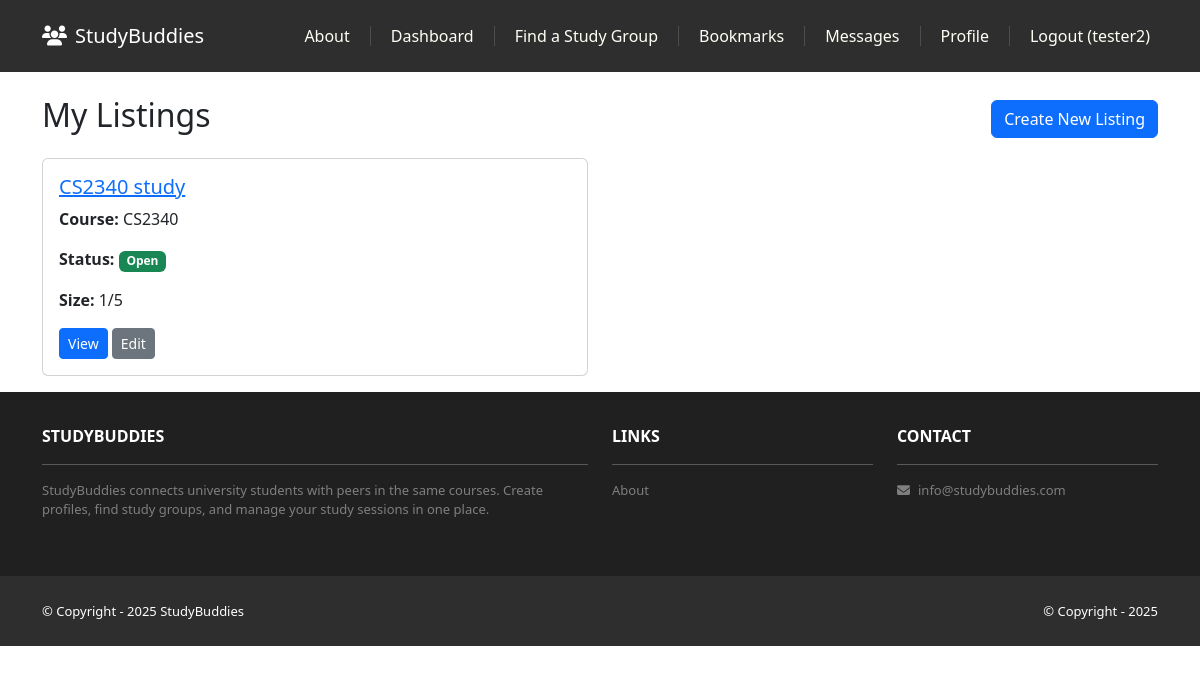
/buddies/my/ (signed in), run on the app's committed database.
### buddies/models.py (models this page shows, shortened)
class BuddyListing(models.Model):
    MODALITY_CHOICES = [
        ("in_person", "In-person"),
        ("online", "Online"),
        ("hybrid", "Hybrid"),
    ]
    CADENCE_CHOICES = [
        ("one_off", "One-off"),
        ("weekly", "Weekly"),
    ]
    WEEKDAY_CHOICES = [
        ("mon", "Mon"),
        ("tue", "Tue"),
        ("wed", "Wed"),
        ("thu", "Thu"),
        ("fri", "Fri"),
        ("sat", "Sat"),
        ("sun", "Sun"),
    ]
    JOIN_POLICY_CHOICES = [
        ("owner_approve", "Owner approves"),
        ("auto_accept", "Auto-accept"),
    ]
    VISIBILITY_CHOICES = [
        ("same_school", "Same-school"),
        ("public", "Public"),
    ]
    STATUS_CHOICES = [
        ("open", "Open"),
        ("filled", "Filled"),
        ("cancelled", "Cancelled"),
    ]
    owner = models.ForeignKey(settings.AUTH_USER_MODEL, on_delete=models.CASCADE, related_name="listings")
    university = models.ForeignKey(University, on_delete=models.CASCADE, related_name="listings")
    course = models.ForeignKey(Course, on_delete=models.PROTECT, related_name="listings")
    course_code_text = models.CharField(max_length=20, blank=True, help_text="Fallback if course missing")
    title = models.CharField(max_length=120)
    description = models.TextField()
    modality = models.CharField(max_length=10, choices=MODALITY_CHOICES, default="in_person")
    location = models.ForeignKey(Location, on_delete=models.SET_NULL, null=True, blank=True, related_name="listings")
    meeting_link = models.URLField(blank=True, help_text="For online/hybrid; members only")
    capacity = models.PositiveSmallIntegerField(default=5)
    current_size = models.PositiveSmallIntegerField(default=1, help_text="Owner included; keep in sync")
    cadence = models.CharField(max_length=10, choices=CADENCE_CHOICES, default="weekly")
    weekday = models.CharField(max_length=3, choices=WEEKDAY_CHOICES, blank=True, help_text="Weekly only")
    start_time = models.TimeField(blank=True, null=True)
    end_time = models.TimeField(blank=True, null=True)
    tags = models.CharField(max_length=200, blank=True, help_text="Comma-separated tags: midterm 1, op-amps")
    join_policy = models.CharField(max_length=15, choices=JOIN_POLICY_CHOICES, default="owner_approve")
    visibility = models.CharField(max_length=15, choices=VISIBILITY_CHOICES, default="same_school")
    status = models.CharField(max_length=10, choices=STATUS_CHOICES, default="open", db_index=True)
    slug = models.SlugField(unique=True, blank=True)
    created_at = models.DateTimeField(auto_now_add=True)
    updated_at = models.DateTimeField(auto_now=True)
    class Meta:
        indexes = [
            Index(fields=["university", "status", "created_at"]),
            Index(fields=["course", "status"]),
        ]
        ordering = ['-created_at']

### profiles/models.py (models this page shows, shortened)
class Course(models.Model):
    university = models.ForeignKey(University, on_delete=models.CASCADE, related_name="courses")
    code = models.CharField(max_length=20, help_text="e.g., CS 2340")
    name = models.CharField(max_length=200)
    slug = models.SlugField()
    is_active = models.BooleanField(default=True)
    created_at = models.DateTimeField(auto_now_add=True)
    class Meta:
        unique_together = ("university", "code")
        indexes = [
            Index(fields=["university", "code"]),
        ]
        ordering = ['code']

### buddies/views.py (the view)
# urls.py: path('my/', views.MyListingsView.as_view(), name='my_listings'),
class MyListingsView(LoginRequiredMixin, ListView):
    template_name = 'buddies/my_listings.html'
    context_object_name = 'listings'
    def get_context_data(self, **kwargs):
        context = super().get_context_data(**kwargs)
        if context is None:
            context = {}
        context['template_data'] = {'title': 'My Listings'}
        return context
    def get_queryset(self):
        return BuddyListing.objects.filter(
            owner=self.request.user
        ).select_related(
            'course',
            'university',
            'location'
        ).order_by('-created_at')

### accounts/templatetags/account_tags.py (called while the page is built)
@register.filter(name='has_profile')
def has_profile(user):
    if not getattr(user, 'is_authenticated', False):
        return False
    try:
        profile = user.profile
        return True
    except Exception:
        return False

### buddies/templates/buddies/my_listings.html
{% extends 'base.html' %}
{% block content %}
<div class="container mt-4">
    <div class="d-flex justify-content-between align-items-center mb-3">
        <h2>My Listings</h2>
        <a href="{% url 'buddies:listing_create' %}" class="btn btn-primary">Create New Listing</a>
    </div>
    {% if listings %}
    <div class="row">
        {% for listing in listings %}
        <div class="col-md-6 mb-3">
            <div class="card">
                <div class="card-body">
                    <h5><a href="{% url 'buddies:listing_detail' slug=listing.slug %}">{{ listing.title }}</a></h5>
                    <p><strong>Course:</strong> {{ listing.course.code }}</p>
                    <p><strong>Status:</strong> <span class="badge bg-{% if listing.status == 'open' %}success{% elif listing.status == 'filled' %}warning{% else %}danger{% endif %}">{{ listing.get_status_display }}</span></p>
                    <p><strong>Size:</strong> {{ listing.current_size }}/{{ listing.capacity }}</p>
                    <a href="{% url 'buddies:listing_detail' slug=listing.slug %}" class="btn btn-sm btn-primary">View</a>
                    <a href="{% url 'buddies:listing_edit' slug=listing.slug %}" class="btn btn-sm btn-secondary">Edit</a>
                </div>
            </div>
        </div>
        {% endfor %}
    </div>
    {% else %}
    <p>You haven't created any listings yet.</p>
    <a href="{% url 'buddies:listing_create' %}" class="btn btn-primary">Create Your First Listing</a>
    {% endif %}
</div>
{% endblock content %}

### studybuddies/templates/base.html (shortened to what this page needs)
<!DOCTYPE html>
<html>
    {% load static %}
    {% load account_tags %}
    <head>
        <link href="https://cdn.jsdelivr.net/npm/bootstrap@5.3.3/dist/css/bootstrap.min.css" rel="stylesheet">
        <link rel="stylesheet" href="https://cdnjs.cloudflare.com/ajax/libs/font-awesome/6.1.1/css/all.min.css">
        <link rel="stylesheet" type="text/css" href="{% static 'css/style.css' %}">
    </head>
    <body>
        <nav class="p-3 navbar navbar-dark bg-dark navbar-expand-lg">
            <div class="container">
                <a class="navbar-brand" href="{% url 'home:index' %}">
                    <i class="fas fa-users me-2"></i>StudyBuddies
                </a>
                <div class="collapse navbar-collapse" id="navbarNavAltMarkup">
                    <div class="navbar-nav ms-auto navbar-ml">
                        <a class="nav-link" href="{% url 'home:about' %}">About</a>
                        {% if user.is_authenticated %}
                            <a class="nav-link" href="{% url 'home:dashboard' %}">Dashboard</a>
                            <a class="nav-link" href="{% url 'buddies:listing_search' %}">Find a Study Group</a>
                            <a class="nav-link" href="{% url 'buddies:my_bookmarks' %}">Bookmarks</a>
                            <a class="nav-link" href="{% url 'buddies:my_inbox' %}">Messages</a>
                            {% if user|has_profile %}
                                <a class="nav-link" href="{% url 'profiles:profiles.detail' %}">Profile</a>
                            {% else %}
                                <a class="nav-link" href="{% url 'profiles:profiles.create' %}">Create Profile</a>
                            {% endif %}
                            <a class="nav-link" href="{% url 'accounts:logout' %}">Logout ({{ user.username }})</a>
                        {% else %}
                            <a class="nav-link" href="{% url 'accounts:login' %}">Login</a>
                            <span class="nav-separator"></span>
                            <a class="nav-link" href="{% url 'accounts:signup' %}">Sign Up</a>
                        {% endif %}
                    </div>
                </div>
            </div>
        </nav>
        <div>
            {% block content %}
            {% endblock content %}
        </div>
        <section class="p-3 ms-footer d-none d-md-block">
            <div class="container">
                <div class="row mt-3 text-white">
                    <div class="col-md-6 col-lg-6 col-xl-6 mx-auto mb-4">
                        <b>STUDYBUDDIES</b>
                        <hr />
                        <p>
                            StudyBuddies connects university students with peers in the same courses.
                            Create profiles, find study groups, and manage your study sessions in one place.
                        </p>
                    </div>
                    <div class="col-md-3 col-lg-3 col-xl-3 mx-auto mb-4">
                        <b>LINKS</b>
                        <hr />
                        <p><a class="nav-link" href="{% url 'home:about' %}">About</a></p>
                    </div>
                    <div class="col-md-3 col-lg-3 col-xl-3 mx-auto mb-4">
                        <b>CONTACT</b>
                        <hr />
                        <p><i class="fas fa-envelope me-2"></i>info@studybuddies.com</p>
                    </div>
                </div>
            </div>
        </section>
        <section class="p-3 ms-footer-bottom bg-dark">
            <div class="container d-flex justify-content-between">
                <div class="me-5 text-white">
                    <span>© Copyright - 2025 StudyBuddies</span>
                </div>
                <div class="text-white">
                    <span>© Copyright - 2025</span>
                </div>
            </div>
        </section>
    </body>
</html>

### studybuddies/static/css/style.css (style rules this page uses)
.navbar a.nav-link { color: #FFFEF6 !important; }
.navbar .navbar-nav { align-items: center; display: flex; }
.bg-dark { background-color: #2E2E2E !important; }
.ms-footer { background-color: #202020; }
.ms-footer p { color: #7F7F7F; font-size: 13px; }
.ms-footer-bottom span { font-size: 13px; line-height: 38px; }

### data on the page
BuddyListing: title "CS2340 study", course.code "CS2340", status "Open", current_size "1", capacity "5"

### other printed values
{{ user.username }} "tester2"
